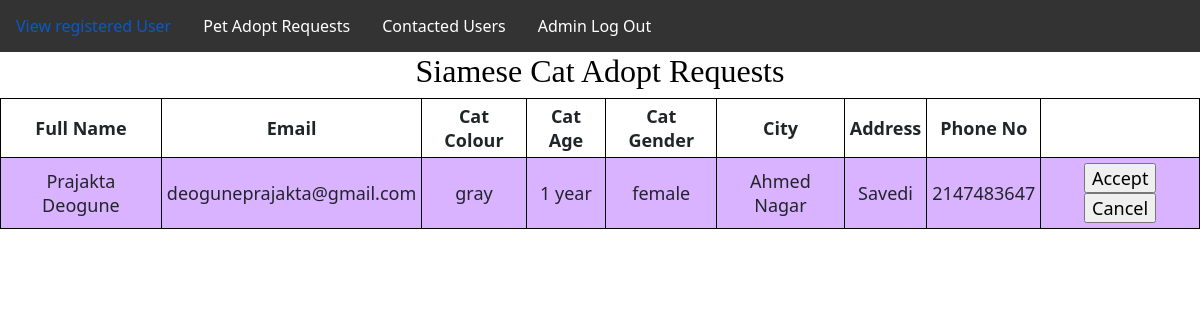
/managesiamesecat.php, run on the app's committed database.
### tables this page shows
CREATE TABLE `siamese` (
  `Name` varchar(60) NOT NULL,
  `Email` varchar(50) NOT NULL,
  `Colour` varchar(20) NOT NULL,
  `Age` varchar(10) NOT NULL,
  `Gender` varchar(10) NOT NULL,
  `City` varchar(20) NOT NULL,
  `Address` varchar(70) NOT NULL,
  `Phone` int(10) NOT NULL
);

### managesiamesecat.php (the view, shortened to what this page needs)
<?php
include "db_connect.php";
include "adminnavbar.php";
$sql = "SELECT * FROM siamese";
$result = $conn->query($sql);
?>
<!DOCTYPE html>
<html lang="en">
<head>
</head>
<body>
	<section>
		<h1>Siamese Cat Adopt Requests</h1>
		<table>
			<tr>
				<th>Full Name</th>
				<th>Email</th>
				<th>Cat Colour</th>
				<th>Cat Age</th>
				<th>Cat Gender</th>
				<th>City</th>
				<th>Address</th>
				<th>Phone No</th>
			</tr>
			<?php
				while($rows=$result->fetch_assoc())
				{
			?>
			<tr>
				<td><?php echo $rows['Name'];?></td>
				<td><?php echo $rows['Email'];?></td>
				<td><?php echo $rows['Colour'];?></td>
				<td><?php echo $rows['Age'];?></td>
				<td><?php echo $rows['Gender'];?></td>
				<td><?php echo $rows['City'];?></td>
				<td><?php echo $rows['Address'];?></td>
				<td><?php echo $rows['Phone'];?></td>
				<td>
					<input type="submit" onClick="location.href='acceptcat3requestmail.php'" value="Accept">
					<input type="submit" onClick="location.href='cancelcat3requestmail.php'" value="Cancel">
				</td>
			</tr>
			<?php
				}
			?>
		</table>
	</section>
</body>
</html>

### managesiamesecat.php (style rules this page uses)
table { margin: 0 auto; font-size: large; border: 1px solid black; }
h1 { text-align: center; color: #000000; font-size: xx-large; font-family: 'Gill Sans', 'Gill Sans MT', ' Calibri', 'Trebuchet MS', 'sans-serif'; }
td { background-color: #d9b3ff; border: 1px solid black; }
th, td { font-weight: bold; border: 1px solid black; padding: 5px; text-align: center; }
td { font-weight: lighter; }

### data on the page
siamese: Name "Prajakta Deogune", Email "deoguneprajakta@gmail.com", Colour "gray", Age "1 year", Gender "female", City "Ahmed Nagar", Address "Savedi", Phone "2147483647"
